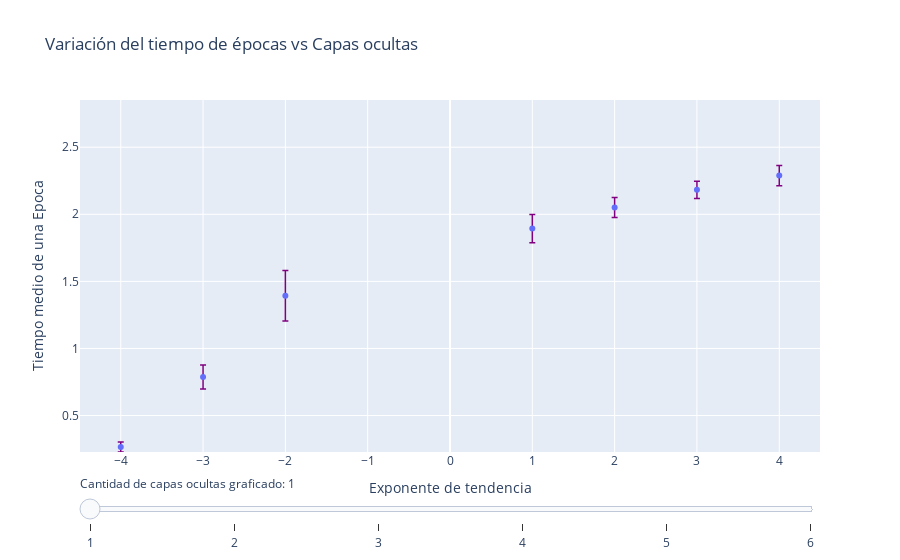

The notebook cell this image was saved under:
### Code cell
fig = go.Figure()
#fig.show(block=True)
# Add traces, one for each slider step
for i in np.arange(0, Y.shape[1] , 1):
    fig.add_trace(go.Scatter(  visible=False,
        x=X[:,i], y=Z_1[:,i], mode='markers', name='measured', 
        error_y=dict( type='data', array=dZ_1[:,i], arrayminus = dZ_1[:,i] , color='purple', thickness=1.5, width=3) ) )
fig.data[0].visible = True# Make 10th trace visible
# Create and add slider
steps = [];
for i in range(len(fig.data)):
    #print(step)
    step = dict( method="restyle", args  =["visible", [False] * len(fig.data)], label = str(Y[0,i]) )
    step["args"][1][i] = True  # Toggle i'th trace to "visible"
    steps.append(step)
sliders = [dict( active=10, currentvalue={"prefix": "Cantidad de capas ocultas graficado: "}, pad={"t": 20}, steps=steps )]
fig.update_layout( sliders=sliders )
fig.update_layout(
    yaxis  = dict(range=[np.min(Z_1 - dZ_1), np.max(Z_1 + dZ_1)]), 
    xaxis_title="Exponente de tendencia", yaxis_title="Tiempo medio de una Epoca", 
    title=" Variación del tiempo de épocas vs Capas ocultas",)
fig.show()

### Figure 1 — Plotly figure (JSON) as saved in the notebook; plotly's stock layout.template omitted (floating-point values rounded to 4 significant figures)
{"data": [{"error_y": {"array": [0.03707, 0.0893, 0.1887, 0.1049, 0.07446, 0.06451, 0.07547], "arrayminus": [0.03707, 0.0893, 0.1887, 0.1049, 0.07446, 0.06451, 0.07547], "color": "purple", "thickness": 1.5, "type": "data", "width": 3}, "mode": "markers", "name": "measured", "type": "scatter", "visible": true, "x": [-4, -3, -2, 1, 2, 3, 4], "y": [0.2655, 0.7875, 1.393, 1.893, 2.051, 2.182, 2.289]}, {"error_y": {"array": [0.03776, 0.02297, 0.2348, 0.08289, 0.2344, 0.09722, 0.0553], "arrayminus": [0.03776, 0.02297, 0.2348, 0.08289, 0.2344, 0.09722, 0.0553], "color": "purple", "thickness": 1.5, "type": "data", "width": 3}, "mode": "markers", "name": "measured", "type": "scatter", "visible": false, "x": [-4, -3, -2, 1, 2, 3, 4], "y": [0.3227, 0.7716, 1.333, 1.666, 2.186, 2.488, 2.448]}, {"error_y": {"array": [0.02203, 0.04787, 0.0585, 0.05035, 0.04411, 0.3202, 0.05644], "arrayminus": [0.02203, 0.04787, 0.0585, 0.05035, 0.04411, 0.3202, 0.05644], "color": "purple", "thickness": 1.5, "type": "data", "width": 3}, "mode": "markers", "name": "measured", "type": "scatter", "visible": false, "x": [-4, -3, -2, 1, 2, 3, 4], "y": [0.424, 0.8778, 1.31, 1.658, 1.98, 2.532, 2.496]}, {"error_y": {"array": [0.01904, 0.03799, 0.04624, 0.05372, 0.2392, 0.09974, 0.07771], "arrayminus": [0.01904, 0.03799, 0.04624, 0.05372, 0.2392, 0.09974, 0.07771], "color": "purple", "thickness": 1.5, "type": "data", "width": 3}, "mode": "markers", "name": "measured", "type": "scatter", "visible": false, "x": [-4, -3, -2, 1, 2, 3, 4], "y": [0.5772, 1.016, 1.451, 1.756, 2.141, 2.473, 2.608]}, {"error_y": {"array": [0.03053, 0.06543, 0.06567, 0.07242, 0.09247, 0.1528, 0.1123], "arrayminus": [0.03053, 0.06543, 0.06567, 0.07242, 0.09247, 0.1528, 0.1123], "color": "purple", "thickness": 1.5, "type": "data", "width": 3}, "mode": "markers", "name": "measured", "type": "scatter", "visible": false, "x": [-4, -3, -2, 1, 2, 3, 4], "y": [0.7382, 1.152, 1.5, 1.759, 2.111, 2.486, 2.582]}, {"error_y": {"array": [0.02892, 0.04177, 0.05529, 0.08095, 0.18, 0.2061, 0.1338], "arrayminus": [0.02892, 0.04177, 0.05529, 0.08095, 0.18, 0.2061, 0.1338], "color": "purple", "thickness": 1.5, "type": "data", "width": 3}, "mode": "markers", "name": "measured", "type": "scatter", "visible": false, "x": [-4, -3, -2, 1, 2, 3, 4], "y": [0.9242, 1.283, 1.703, 1.91, 2.232, 2.535, 2.499]}], "layout": {"sliders": [{"active": 10, "currentvalue": {"prefix": "Cantidad de capas ocultas graficado: "}, "pad": {"t": 20}, "steps": [{"args": ["visible", [true, false, false, false, false, false]], "label": "1", "method": "restyle"}, {"args": ["visible", [false, true, false, false, false, false]], "label": "2", "method": "restyle"}, {"args": ["visible", [false, false, true, false, false, false]], "label": "3", "method": "restyle"}, {"args": ["visible", [false, false, false, true, false, false]], "label": "4", "method": "restyle"}, {"args": ["visible", [false, false, false, false, true, false]], "label": "5", "method": "restyle"}, {"args": ["visible", [false, false, false, false, false, true]], "label": "6", "method": "restyle"}]}], "title": {"text": " Variación del tiempo de épocas vs Capas ocultas"}, "xaxis": {"title": {"text": "Exponente de tendencia"}}, "yaxis": {"range": [0.2284, 2.852], "title": {"text": "Tiempo medio de una Epoca"}}}}
